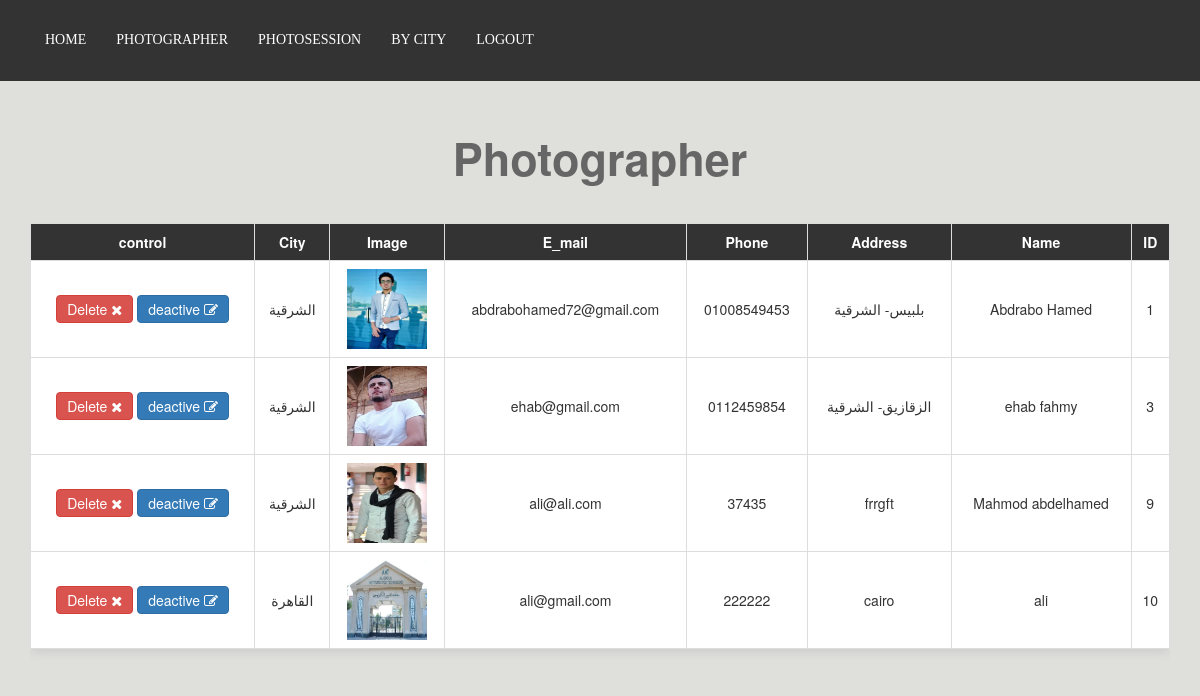
Page /admin/photographer.php on the committed database.
### tables this page shows
CREATE TABLE `photographer` (
  `id` int(11) NOT NULL,
  `name` varchar(255) NOT NULL,
  `address` text NOT NULL,
  `phone` varchar(255) NOT NULL,
  `email` varchar(255) NOT NULL,
  `about` text NOT NULL,
  `image` varchar(255) NOT NULL,
  `city_id` int(11) NOT NULL,
  `cover` varchar(255) NOT NULL,
  `about_pic` varchar(255) NOT NULL,
  `password` varchar(255) NOT NULL,
  `active` tinyint(1) NOT NULL DEFAULT '0'
);

CREATE TABLE `cities` (
  `id` int(11) NOT NULL,
  `name` varchar(255) NOT NULL
);

### admin/photographer.php (the view, shortened to what this page needs)
<?php
	include 'init.php';
	$sql="SELECT * FROM `photographer`";
	$result=mysqli_query($connect,$sql);
	$data= array();
	while ($row=mysqli_fetch_assoc($result)) {
		$data[]=$row;
	}
?>
<h1 class="text-center">Photographer</h1>
		<div class="container">
			<div class="table-responsive">
				<table class="main-table text-center table table-bordered">
					<tr>
						<th>ID</th>
						<th>Name</th>
						<th>Address</th>
						<th>Phone</th>
						<th>E_mail</th>
						<th>Image</th>
						<th>City</th>
						<th>control</th>
					</tr>
				<?php foreach ($data as $value) {
					$city_id=$value['city_id'];
					$city_sql="SELECT * FROM cities WHERE id='$city_id'";
					$city_result=mysqli_query($connect,$city_sql);
					$city_row=mysqli_fetch_assoc($city_result);
				?>
				 	<tr>
						<td><?php echo $value['id']; ?></td>
						<td><?php echo $value['name']; ?></td>
						<td><?php echo $value['address']; ?></td>
						<td><?php echo $value['phone']; ?></td>
						<td><?php echo $value['email']; ?></td>
						<td><img style="width: 80px;height: 80px;" src="../images/<?php echo $value['image']; ?>"></td>
						<td><?php echo $city_row['name']; ?></td>
						<td>
							<?php if($value['active']==0){ ?>
							<a href="photographer_active.php?id=<?php echo $value['id']; ?>" class="btn btn-success"><i class="fa fa-edit"></i>
								active
							</a>
							<?php }else{ ?>
								<a href="photographer_destroy.php?id=<?php echo $value['id']; ?>" class="btn btn-primary"><i class="fa fa-edit"></i>
								deactive
							</a>
							<?php } ?>
							<a href="delete_photographer.php?id=<?php echo $value['id']; ?>" class="btn btn-danger confirm"><i class="fa fa-close"></i>
								Delete</a>
						</td>
					</tr>
				<?php } ?>
				</table>
			</div>

### admin/layout/css/backend.css (style rules this page uses)
body { background-color: #dfdfdc; }
h1 { font-size: 45px; margin: 40px 0; font-weight: bold; color: #666; }
.main-table { -webkit-box-shadow:0 3px 10px #ccc; }
.main-table td { background-color: #fff; vertical-align: middle !important; }
.main-table tr th { background-color: #333; color: #fff; text-align: center; }
.main-table .btn { padding: 3px 10px; }
h1 { margin-top: 133px; }

### admin/photographer.php (style rules this page uses)
body { direction: rtl; }

### rows in the picture
photographer: id "1", name "Abdrabo Hamed", address "بلبيس- الشرقية", phone "01008549453", email "abdrabohamed72@gmail.com", image (picture), city.name "الشرقية"
photographer: id "3", name "ehab fahmy", address "الزقازيق- الشرقية", phone "0112459854", email "ehab@gmail.com", image (picture), city.name "الشرقية"
photographer: id "9", name "Mahmod abdelhamed", address "frrgft", phone "37435", email "ali@ali.com", image (picture), city.name "الشرقية"
photographer: id "10", name "ali", address "cairo", phone "222222", email "ali@gmail.com", image (picture), city.name "القاهرة"
